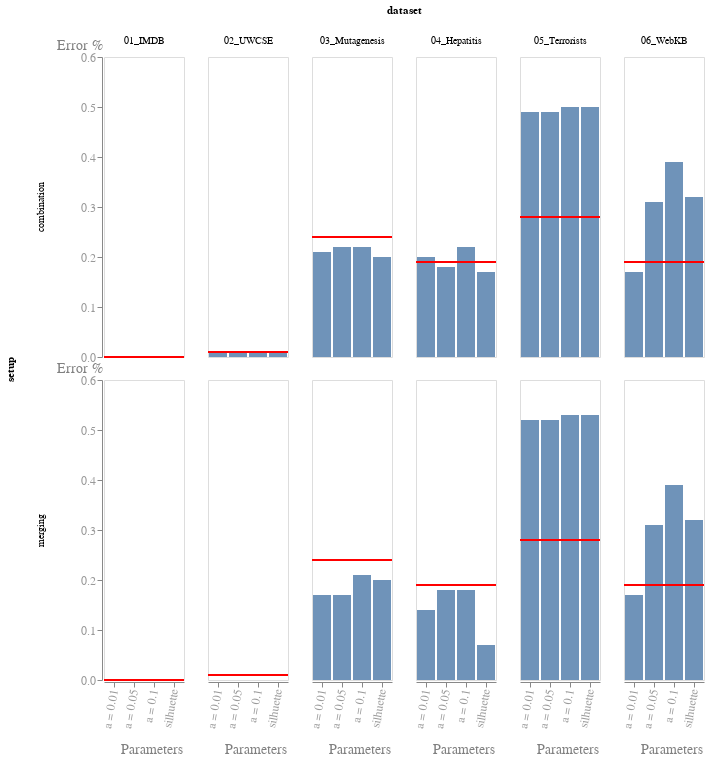

Write a Vega-Lite specification for this figure.
### Vega-Lite specification from a JSON file in a GitHub repository (floating-point values rounded to 4 significant figures)
{"$schema": "https://vega.github.io/schema/vega-lite/v2.json", "data": {"values": [{"algorithm": "-", "setup": "combination", "params": "original", "acc": 1.0, "complexity": 2.0, "dataset": "01_IMDB"}, {"algorithm": "-", "setup": "combination", "params": "original", "acc": 0.99, "complexity": 3.0, "dataset": "02_UWCSE"}, {"algorithm": "-", "setup": "combination", "params": "original", "acc": 0.76, "complexity": 27.2, "dataset": "03_Mutagenesis"}, {"algorithm": "-", "setup": "combination", "params": "original", "acc": 0.72, "complexity": 84.6, "dataset": "05_Terrorists"}, {"algorithm": "-", "setup": "combination", "params": "original", "acc": 0.81, "complexity": 22.4, "dataset": "04_Hepatitis"}, {"algorithm": "-", "setup": "combination", "params": "original", "acc": 0.81, "complexity": 18.2, "dataset": "06_WebKB"}, {"algorithm": "-", "setup": "merging", "params": "original", "acc": 1.0, "complexity": 2.0, "dataset": "01_IMDB"}, {"algorithm": "-", "setup": "merging", "params": "original", "acc": 0.99, "complexity": 3.0, "dataset": "02_UWCSE"}, {"algorithm": "-", "setup": "merging", "params": "original", "acc": 0.76, "complexity": 27.2, "dataset": "03_Mutagenesis"}, {"algorithm": "-", "setup": "merging", "params": "original", "acc": 0.72, "complexity": 84.6, "dataset": "05_Terrorists"}, {"algorithm": "-", "setup": "merging", "params": "original", "acc": 0.81, "complexity": 22.4, "dataset": "04_Hepatitis"}, {"algorithm": "-", "setup": "merging", "params": "original", "acc": 0.81, "complexity": 18.2, "dataset": "06_WebKB"}, {"algorithm": "Spectral", "setup": "merging", "params": "a = 0.01", "acc": 1.0, "complexity": 1.0, "dataset": "01_IMDB"}, {"algorithm": "Spectral", "setup": "merging", "params": "a = 0.05", "acc": 1.0, "complexity": 1.0, "dataset": "01_IMDB"}, {"algorithm": "Spectral", "setup": "merging", "params": "a = 0.1", "acc": 1.0, "complexity": 1.0, "dataset": "01_IMDB"}, {"algorithm": "Spectral", "setup": "merging", "params": "silhuette", "acc": 1.0, "complexity": 1.0, "dataset": "01_IMDB"}, {"algorithm": "Hierarchical", "setup": "merging", "params": "a = 0.01", "acc": 1.0, "complexity": 1.0, "dataset": "01_IMDB"}, {"algorithm": "Hierarchical", "setup": "merging", "params": "a = 0.05", "acc": 1.0, "complexity": 1.0, "dataset": "01_IMDB"}, {"algorithm": "Hierarchical", "setup": "merging", "params": "a = 0.1", "acc": 1.0, "complexity": 1.0, "dataset": "01_IMDB"}, {"algorithm": "Hierarchical", "setup": "merging", "params": "silhuette", "acc": 1.0, "complexity": 1.0, "dataset": "01_IMDB"}, {"algorithm": "Spectral", "setup": "merging", "params": "a = 0.01", "acc": 0.99, "complexity": 1.2, "dataset": "02_UWCSE"}, {"algorithm": "Spectral", "setup": "merging", "params": "a = 0.05", "acc": 0.99, "complexity": 1.0, "dataset": "02_UWCSE"}, {"algorithm": "Spectral", "setup": "merging", "params": "a = 0.1", "acc": 0.99, "complexity": 1.2, "dataset": "02_UWCSE"}, {"algorithm": "Spectral", "setup": "merging", "params": "silhuette", "acc": 0.99, "complexity": 1.0, "dataset": "02_UWCSE"}, {"algorithm": "Hierarchical", "setup": "merging", "params": "a = 0.01", "acc": 1.0, "complexity": 4.4, "dataset": "02_UWCSE"}, {"algorithm": "Hierarchical", "setup": "merging", "params": "a = 0.05", "acc": 1.0, "complexity": 4.2, "dataset": "02_UWCSE"}, {"algorithm": "Hierarchical", "setup": "merging", "params": "a = 0.1", "acc": 1.0, "complexity": 4.0, "dataset": "02_UWCSE"}, {"algorithm": "Hierarchical", "setup": "merging", "params": "silhuette", "acc": 1.0, "complexity": 1.0, "dataset": "02_UWCSE"}, {"algorithm": "Spectral", "setup": "merging", "params": "a = 0.01", "acc": 0.79, "complexity": 6.6, "dataset": "03_Mutagenesis"}, {"algorithm": "Spectral", "setup": "merging", "params": "a = 0.05", "acc": 0.78, "complexity": 2.4, "dataset": "03_Mutagenesis"}, {"algorithm": "Spectral", "setup": "merging", "params": "a = 0.1", "acc": 0.78, "complexity": 1.8, "dataset": "03_Mutagenesis"}, {"algorithm": "Spectral", "setup": "merging", "params": "silhuette", "acc": 0.78, "complexity": 2.0, "dataset": "03_Mutagenesis"}, {"algorithm": "Hierarchical", "setup": "merging", "params": "a = 0.01", "acc": 0.83, "complexity": 2.0, "dataset": "03_Mutagenesis"}, {"algorithm": "Hierarchical", "setup": "merging", "params": "a = 0.05", "acc": 0.83, "complexity": 2.0, "dataset": "03_Mutagenesis"}, {"algorithm": "Hierarchical", "setup": "merging", "params": "a = 0.1", "acc": 0.79, "complexity": 5.2, "dataset": "03_Mutagenesis"}, {"algorithm": "Hierarchical", "setup": "merging", "params": "silhuette", "acc": 0.8, "complexity": 3.4, "dataset": "03_Mutagenesis"}, {"algorithm": "Spectral", "setup": "merging", "params": "a = 0.01", "acc": 0.71, "complexity": 34.4, "dataset": "05_Terrorists"}, {"algorithm": "Spectral", "setup": "merging", "params": "a = 0.05", "acc": 0.65, "complexity": 21.6, "dataset": "05_Terrorists"}, {"algorithm": "Spectral", "setup": "merging", "params": "a = 0.1", "acc": 0.66, "complexity": 32.4, "dataset": "05_Terrorists"}, {"algorithm": "Spectral", "setup": "merging", "params": "silhuette", "acc": 0.6, "complexity": 23.6, "dataset": "05_Terrorists"}, {"algorithm": "Hierarchical", "setup": "merging", "params": "a = 0.01", "acc": 0.48, "complexity": 9.4, "dataset": "05_Terrorists"}, {"algorithm": "Hierarchical", "setup": "merging", "params": "a = 0.05", "acc": 0.48, "complexity": 11.6, "dataset": "05_Terrorists"}, {"algorithm": "Hierarchical", "setup": "merging", "params": "a = 0.1", "acc": 0.47, "complexity": 8.8, "dataset": "05_Terrorists"}, {"algorithm": "Hierarchical", "setup": "merging", "params": "silhuette", "acc": 0.47, "complexity": 13.0, "dataset": "05_Terrorists"}, {"algorithm": "Spectral", "setup": "merging", "params": "a = 0.01", "acc": 0.86, "complexity": 19.6, "dataset": "04_Hepatitis"}, {"algorithm": "Spectral", "setup": "merging", "params": "a = 0.05", "acc": 0.9, "complexity": 7.6, "dataset": "04_Hepatitis"}, {"algorithm": "Spectral", "setup": "merging", "params": "a = 0.1", "acc": 0.9, "complexity": 6.5, "dataset": "04_Hepatitis"}, {"algorithm": "Spectral", "setup": "merging", "params": "silhuette", "acc": 0.93, "complexity": 5.33, "dataset": "04_Hepatitis"}, {"algorithm": "Hierarchical", "setup": "merging", "params": "a = 0.01", "acc": 0.86, "complexity": 12.0, "dataset": "04_Hepatitis"}, {"algorithm": "Hierarchical", "setup": "merging", "params": "a = 0.05", "acc": 0.82, "complexity": 16.0, "dataset": "04_Hepatitis"}, {"algorithm": "Hierarchical", "setup": "merging", "params": "a = 0.1", "acc": 0.82, "complexity": 13.4, "dataset": "04_Hepatitis"}, {"algorithm": "Hierarchical", "setup": "merging", "params": "silhuette", "acc": 0.93, "complexity": 8.66, "dataset": "04_Hepatitis"}, {"algorithm": "Spectral", "setup": "merging", "params": "a = 0.01", "acc": 0.89, "complexity": 13.6, "dataset": "06_WebKB"}, {"algorithm": "Spectral", "setup": "merging", "params": "a = 0.05", "acc": 0.85, "complexity": 15.6, "dataset": "06_WebKB"}, {"algorithm": "Spectral", "setup": "merging", "params": "a = 0.1", "acc": 0.87, "complexity": 17.8, "dataset": "06_WebKB"}, {"algorithm": "Spectral", "setup": "merging", "params": "silhuette", "acc": 0.87, "complexity": 14.8, "dataset": "06_WebKB"}, {"algorithm": "Hierarchical", "setup": "merging", "params": "a = 0.01", "acc": 0.83, "complexity": 12.6, "dataset": "06_WebKB"}, {"algorithm": "Hierarchical", "setup": "merging", "params": "a = 0.05", "acc": 0.69, "complexity": 27.2, "dataset": "06_WebKB"}, {"algorithm": "Hierarchical", "setup": "merging", "params": "a = 0.1", "acc": 0.61, "complexity": 32.2, "dataset": "06_WebKB"}, {"algorithm": "Hierarchical", "setup": "merging", "params": "silhuette", "acc": 0.68, "complexity": 18.0, "dataset": "06_WebKB"}, {"algorithm": "Spectral", "setup": "combination", "params": "a = 0.01", "acc": 1.0, "complexity": 1.0, "dataset": "01_IMDB"}, {"algorithm": "Spectral", "setup": "combination", "params": "a = 0.05", "acc": 1.0, "complexity": 1.0, "dataset": "01_IMDB"}, {"algorithm": "Spectral", "setup": "combination", "params": "a = 0.1", "acc": 1.0, "complexity": 1.0, "dataset": "01_IMDB"}, {"algorithm": "Spectral", "setup": "combination", "params": "silhuette", "acc": 1.0, "complexity": 1.0, "dataset": "01_IMDB"}, {"algorithm": "Hierarchical", "setup": "combination", "params": "a = 0.01", "acc": 1.0, "complexity": 1.0, "dataset": "01_IMDB"}, {"algorithm": "Hierarchical", "setup": "combination", "params": "a = 0.05", "acc": 1.0, "complexity": 1.0, "dataset": "01_IMDB"}, {"algorithm": "Hierarchical", "setup": "combination", "params": "a = 0.1", "acc": 1.0, "complexity": 1.0, "dataset": "01_IMDB"}, {"algorithm": "Hierarchical", "setup": "combination", "params": "silhuette", "acc": 1.0, "complexity": 1.0, "dataset": "01_IMDB"}, {"algorithm": "Spectral", "setup": "combination", "params": "a = 0.01", "acc": 0.99, "complexity": 1.2, "dataset": "02_UWCSE"}, {"algorithm": "Spectral", "setup": "combination", "params": "a = 0.05", "acc": 0.99, "complexity": 1.0, "dataset": "02_UWCSE"}, {"algorithm": "Spectral", "setup": "combination", "params": "a = 0.1", "acc": 1.0, "complexity": 1.0, "dataset": "02_UWCSE"}, {"algorithm": "Spectral", "setup": "combination", "params": "silhuette", "acc": 0.99, "complexity": 1.0, "dataset": "02_UWCSE"}, {"algorithm": "Hierarchical", "setup": "combination", "params": "a = 0.01", "acc": 0.99, "complexity": 2.8, "dataset": "02_UWCSE"}, {"algorithm": "Hierarchical", "setup": "combination", "params": "a = 0.05", "acc": 0.99, "complexity": 2.8, "dataset": "02_UWCSE"}, {"algorithm": "Hierarchical", "setup": "combination", "params": "a = 0.1", "acc": 0.99, "complexity": 2.8, "dataset": "02_UWCSE"}, {"algorithm": "Hierarchical", "setup": "combination", "params": "silhuette", "acc": 0.99, "complexity": 2.0, "dataset": "02_UWCSE"}, {"algorithm": "Spectral", "setup": "combination", "params": "a = 0.01", "acc": 0.79, "complexity": 2.0, "dataset": "03_Mutagenesis"}, {"algorithm": "Spectral", "setup": "combination", "params": "a = 0.05", "acc": 0.79, "complexity": 2.0, "dataset": "03_Mutagenesis"}, {"algorithm": "Spectral", "setup": "combination", "params": "a = 0.1", "acc": 0.76, "complexity": 2.0, "dataset": "03_Mutagenesis"}, {"algorithm": "Spectral", "setup": "combination", "params": "silhuette", "acc": 0.77, "complexity": 2.0, "dataset": "03_Mutagenesis"}, {"algorithm": "Hierarchical", "setup": "combination", "params": "a = 0.01", "acc": 0.79, "complexity": 4.0, "dataset": "03_Mutagenesis"}, {"algorithm": "Hierarchical", "setup": "combination", "params": "a = 0.05", "acc": 0.78, "complexity": 2.8, "dataset": "03_Mutagenesis"}, {"algorithm": "Hierarchical", "setup": "combination", "params": "a = 0.1", "acc": 0.78, "complexity": 11.0, "dataset": "03_Mutagenesis"}, {"algorithm": "Hierarchical", "setup": "combination", "params": "silhuette", "acc": 0.8, "complexity": 4.0, "dataset": "03_Mutagenesis"}, {"algorithm": "Spectral", "setup": "combination", "params": "a = 0.01", "acc": 0.72, "complexity": 24.0, "dataset": "05_Terrorists"}, {"algorithm": "Spectral", "setup": "combination", "params": "a = 0.05", "acc": 0.69, "complexity": 22.8, "dataset": "05_Terrorists"}, {"algorithm": "Spectral", "setup": "combination", "params": "a = 0.1", "acc": 0.66, "complexity": 16.8, "dataset": "05_Terrorists"}, {"algorithm": "Spectral", "setup": "combination", "params": "silhuette", "acc": 0.6, "complexity": 24.2, "dataset": "05_Terrorists"}, {"algorithm": "Hierarchical", "setup": "combination", "params": "a = 0.01", "acc": 0.51, "complexity": 30.6, "dataset": "05_Terrorists"}, {"algorithm": "Hierarchical", "setup": "combination", "params": "a = 0.05", "acc": 0.51, "complexity": 30.6, "dataset": "05_Terrorists"}, {"algorithm": "Hierarchical", "setup": "combination", "params": "a = 0.1", "acc": 0.5, "complexity": 27.3, "dataset": "05_Terrorists"}, {"algorithm": "Hierarchical", "setup": "combination", "params": "silhuette", "acc": 0.5, "complexity": 30.0, "dataset": "05_Terrorists"}, {"algorithm": "Spectral", "setup": "combination", "params": "a = 0.01", "acc": 0.9, "complexity": 7.6, "dataset": "04_Hepatitis"}, {"algorithm": "Spectral", "setup": "combination", "params": "a = 0.05", "acc": 0.88, "complexity": 12.2, "dataset": "04_Hepatitis"}, {"algorithm": "Spectral", "setup": "combination", "params": "a = 0.1", "acc": 0.9, "complexity": 12.6, "dataset": "04_Hepatitis"}, {"algorithm": "Spectral", "setup": "combination", "params": "silhuette", "acc": 0.93, "complexity": 16.4, "dataset": "04_Hepatitis"}, {"algorithm": "Hierarchical", "setup": "combination", "params": "a = 0.01", "acc": 0.8, "complexity": 29.33, "dataset": "04_Hepatitis"}, {"algorithm": "Hierarchical", "setup": "combination", "params": "a = 0.05", "acc": 0.82, "complexity": 16.33, "dataset": "04_Hepatitis"}, {"algorithm": "Hierarchical", "setup": "combination", "params": "a = 0.1", "acc": 0.78, "complexity": 14.0, "dataset": "04_Hepatitis"}, {"algorithm": "Hierarchical", "setup": "combination", "params": "silhuette", "acc": 0.83, "complexity": 11.6, "dataset": "04_Hepatitis"}, {"algorithm": "Spectral", "setup": "combination", "params": "a = 0.01", "acc": 0.9, "complexity": 11.8, "dataset": "06_WebKB"}, {"algorithm": "Spectral", "setup": "combination", "params": "a = 0.05", "acc": 0.86, "complexity": 10.0, "dataset": "06_WebKB"}, {"algorithm": "Spectral", "setup": "combination", "params": "a = 0.1", "acc": 0.87, "complexity": 17.0, "dataset": "06_WebKB"}, {"algorithm": "Spectral", "setup": "combination", "params": "silhuette", "acc": 0.88, "complexity": 13.8, "dataset": "06_WebKB"}, {"algorithm": "Hierarchical", "setup": "combination", "params": "a = 0.01", "acc": 0.83, "complexity": 12.6, "dataset": "06_WebKB"}, {"algorithm": "Hierarchical", "setup": "combination", "params": "a = 0.05", "acc": 0.69, "complexity": 27.2, "dataset": "06_WebKB"}, {"algorithm": "Hierarchical", "setup": "combination", "params": "a = 0.1", "acc": 0.61, "complexity": 32.2, "dataset": "06_WebKB"}, {"algorithm": "Hierarchical", "setup": "combination", "params": "silhuette", "acc": 0.68, "complexity": 18.0, "dataset": "06_WebKB"}, {"algorithm": "MRC", "setup": "MRC", "params": "l = -1", "acc": 1.0, "complexity": 1.0, "dataset": "01_IMDB"}, {"algorithm": "MRC", "setup": "MRC", "params": "l = -5", "acc": 1.0, "complexity": 1.0, "dataset": "01_IMDB"}, {"algorithm": "MRC", "setup": "MRC", "params": "l = -10", "acc": 1.0, "complexity": 1.0, "dataset": "01_IMDB"}, {"algorithm": "MRC", "setup": "MRC", "params": "l = -1", "acc": 0.93, "complexity": 21.0, "dataset": "02_UWCSE"}, {"algorithm": "MRC", "setup": "MRC", "params": "l = -5", "acc": 0.95, "complexity": 25.9, "dataset": "02_UWCSE"}, {"algorithm": "MRC", "setup": "MRC", "params": "l = -10", "acc": 0.96, "complexity": 13.7, "dataset": "02_UWCSE"}, {"algorithm": "MRC", "setup": "MRC", "params": "l = -1", "acc": 0.6, "complexity": 0.0, "dataset": "03_Mutagenesis"}, {"algorithm": "MRC", "setup": "MRC", "params": "l = -5", "acc": 0.63, "complexity": 23.5, "dataset": "03_Mutagenesis"}, {"algorithm": "MRC", "setup": "MRC", "params": "l = -10", "acc": 0.72, "complexity": 35.0, "dataset": "03_Mutagenesis"}, {"algorithm": "MRC", "setup": "MRC", "params": "l = -1", "acc": 0.64, "complexity": 138.7, "dataset": "05_Terrorists"}, {"algorithm": "MRC", "setup": "MRC", "params": "l = -5", "acc": 0.5, "complexity": 126.5, "dataset": "05_Terrorists"}, {"algorithm": "MRC", "setup": "MRC", "params": "l = -10", "acc": 0.51, "complexity": 102.1, "dataset": "05_Terrorists"}, {"algorithm": "MRC", "setup": "MRC", "params": "l = -1", "acc": 0.61, "complexity": 99.4, "dataset": "04_Hepatitis"}, {"algorithm": "MRC", "setup": "MRC", "params": "l = -5", "acc": 0.84, "complexity": 64.8, "dataset": "04_Hepatitis"}, {"algorithm": "MRC", "setup": "MRC", "params": "l = -10", "acc": 0.57, "complexity": 5.7, "dataset": "04_Hepatitis"}, {"algorithm": "MRC", "setup": "MRC", "params": "l = -1", "acc": 0.64, "complexity": 44.4, "dataset": "06_WebKB"}, {"algorithm": "MRC", "setup": "MRC", "params": "l = -5", "acc": 0.68, "complexity": 40.0, "dataset": "06_WebKB"}, {"algorithm": "MRC", "setup": "MRC", "params": "l = -10", "acc": 0.66, "complexity": 40.8, "dataset": "06_WebKB"}]}, "transform": [{"filter": {"field": "setup", "oneOf": ["combination", "merging"]}}, {"filter": {"field": "algorithm", "oneOf": ["Hierarchical", "-"]}}, {"calculate": "1.0 - datum.acc", "as": "error"}], "facet": {"column": {"field": "dataset", "type": "ordinal"}, "row": {"field": "setup", "type": "nominal"}}, "spec": {"layer": [{"mark": {"type": "bar"}, "transform": [{"filter": {"field": "algorithm", "equal": "Hierarchical"}}], "encoding": {"x": {"field": "params", "type": "ordinal", "axis": {"title": "Parameters"}}, "y": {"field": "error", "type": "quantitative", "axis": {"title": "Error %"}, "scale": {"domain": [0.0, 0.6]}}, "opacity": {"value": 0.8}}}, {"mark": {"type": "rule", "color": "red", "size": 2}, "transform": [{"filter": {"field": "algorithm", "equal": "-"}}], "encoding": {"y": {"field": "error", "type": "quantitative"}}}]}, "resolve": {"scale": {"x": "shared"}}, "config": {"axis": {"grid": false, "labelFontSize": 12, "labelFont": "Helvetica Neue", "labelColor": "grey", "labelOpacity": 0.8, "titleColor": "grey", "titleFont": "Helvetica Neue", "titleFontSize": 14, "titleFontWeight": "normal"}, "axisX": {"labelAngle": -80, "titleX": 47, "titleY": 60}, "axisY": {"titleAngle": 0, "titleY": -5, "titleX": -23}}}
